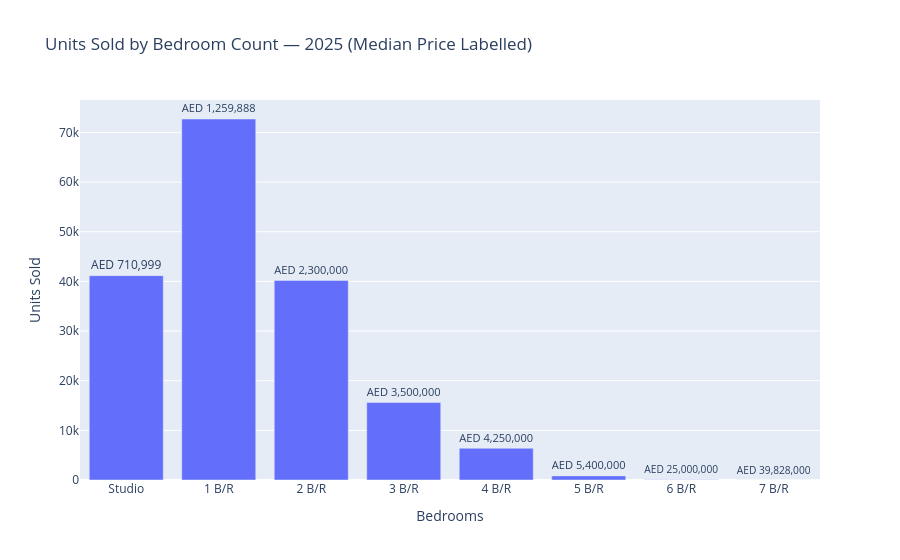

Notebook code cell kept with this figure:
### Code cell
bedroom_stats = (
    df.filter(pl.col("year") == 2025)
      .group_by("bedrooms")
      .agg([
          pl.median("actual_worth").alias("median_price"),
          pl.len().alias("transactions"),
      ])
      .sort("bedrooms")
)

labels         = ["Studio" if b == 0 else f"{b} B/R" for b in bedroom_stats["bedrooms"].to_list()]
median_prices  = [f"AED {p:,.0f}" for p in bedroom_stats["median_price"].to_list()]

bedroom_stats = bedroom_stats.with_columns(pl.Series("label", labels))

fig = px.bar(
    bedroom_stats,
    x="label", y="transactions",
    text=median_prices,
    title="Units Sold by Bedroom Count — 2025 (Median Price Labelled)",
    labels={"transactions": "Units Sold", "label": "Bedrooms"},
)
fig.update_traces(textposition="outside")
fig.show()

### Figure 1 — Plotly figure (JSON) as saved in the notebook; plotly's stock layout.template omitted (floating-point values rounded to 4 significant figures)
{"data": [{"hovertemplate": "Bedrooms=%{x}<br>Units Sold=%{y}<br>text=%{text}<extra></extra>", "legendgroup": "", "marker": {"color": "#636efa", "pattern": {"shape": ""}}, "name": "", "orientation": "v", "showlegend": false, "text": ["AED 710,999", "AED 1,259,888", "AED 2,300,000", "AED 3,500,000", "AED 4,250,000", "AED 5,400,000", "AED 25,000,000", "AED 39,828,000"], "textposition": "outside", "type": "bar", "x": ["Studio", "1 B/R", "2 B/R", "3 B/R", "4 B/R", "5 B/R", "6 B/R", "7 B/R"], "xaxis": "x", "y": [41163, 72717, 40199, 15600, 6387, 829, 66, 15], "yaxis": "y"}], "layout": {"barmode": "relative", "legend": {"tracegroupgap": 0}, "title": {"text": "Units Sold by Bedroom Count — 2025 (Median Price Labelled)"}, "xaxis": {"anchor": "y", "domain": [0, 1], "title": {"text": "Bedrooms"}}, "yaxis": {"anchor": "x", "domain": [0, 1], "title": {"text": "Units Sold"}}}}
